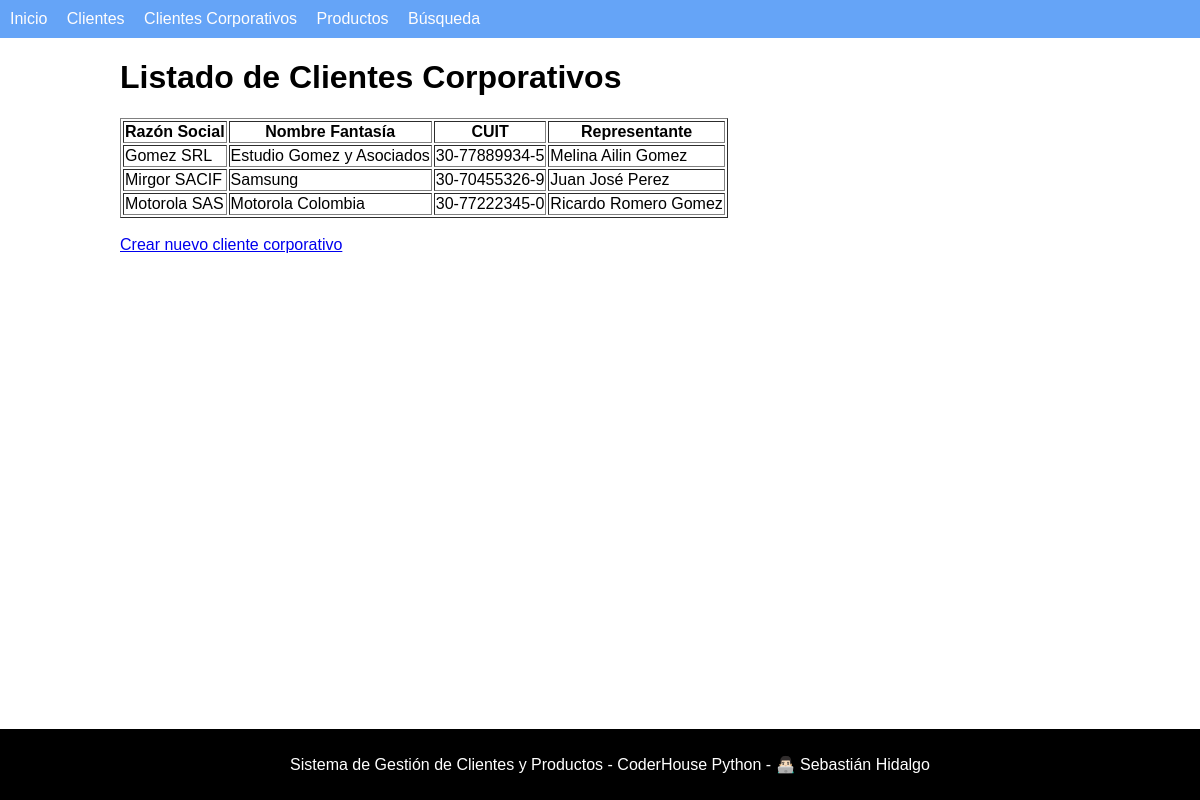
The page /clientes-corporativos/ on the database its author committed.
### clientes_app/models.py (models this page shows, shortened)
class ClienteCorporativo(models.Model):
    cliente = models.OneToOneField(Cliente, on_delete=models.CASCADE, primary_key=True)
    cuit = models.CharField(max_length=20)
    razon_social = models.CharField(max_length=100)
    nombre_fantasia = models.CharField(max_length=100)
    class Meta:
        verbose_name = "Cliente Corporativo"
        verbose_name_plural = "Clientes Corporativos"
        ordering = ["razon_social"]

class Cliente(models.Model):
    id = models.UUIDField(primary_key=True, default=uuid.uuid4, editable=False)
    nombre = models.CharField(max_length=100)
    apellido = models.CharField(max_length=100)
    documento = models.CharField(max_length=20)
    domicilio = models.CharField(max_length=200)
    telefono = models.CharField(max_length=20)
    tipo = models.CharField(max_length=50, default="Consumidor Final")
    fecha_registro = models.DateTimeField(auto_now_add=True)
    class Meta:
        verbose_name = "Cliente"
        verbose_name_plural = "Clientes"
        ordering = ["apellido", "nombre"]

### clientes_app/views.py (the view)
# urls.py: path('clientes-corporativos/', views.ClienteCorporativoListView.as_view(), name='cliente-corporativo-list'),
class ClienteCorporativoListView(ListView):
    model = ClienteCorporativo
    template_name = 'clientes_app/cliente_corporativo_list.html'
    context_object_name = 'clientes_corporativos'

### templates/clientes_app/cliente_corporativo_list.html (shortened to what this page needs)
{% extends 'base.html' %}
{% block header %}Listado de Clientes Corporativos{% endblock %}
{% block content %}
    {% if clientes_corporativos %}
        <table border="1">
            <thead>
                <tr>
                    <th>Razón Social</th>
                    <th>Nombre Fantasía</th>
                    <th>CUIT</th>
                    <th>Representante</th>
                </tr>
            </thead>
            <tbody>
                {% for cliente_corp in clientes_corporativos %}
                <tr>
                    <td>{{ cliente_corp.razon_social }}</td>
                    <td>{{ cliente_corp.nombre_fantasia }}</td>
                    <td>{{ cliente_corp.cuit }}</td>
                    <td>{{ cliente_corp.cliente.nombre }} {{ cliente_corp.cliente.apellido }}</td>
                </tr>
                {% endfor %}
            </tbody>
        </table>
    {% else %}
        <p>No hay clientes corporativos registrados.</p>
    {% endif %}
    <br>
    <a href="{% url 'clientes_app:cliente-corporativo-create' %}">Crear nuevo cliente corporativo</a>
{% endblock %}

### templates/base.html (shortened to what this page needs)
<!DOCTYPE html>
<html lang="es">
<head>
</head>
<body>
    <nav>
        <a href="{% url 'clientes_app:index' %}">Inicio</a>
        <a href="{% url 'clientes_app:cliente-list' %}">Clientes</a>
        <a href="{% url 'clientes_app:cliente-corporativo-list' %}">Clientes Corporativos</a>
        <a href="{% url 'clientes_app:producto-list' %}">Productos</a>
        <a href="{% url 'clientes_app:buscar-producto' %}">Búsqueda</a>
    </nav>
    <div class="container">
        <h1>{% block header %}{% endblock %}</h1>
        {% block content %}{% endblock %}
    </div>
    <footer>
        <p>Sistema de Gestión de Clientes y Productos - CoderHouse Python - 👨🏻‍💻 Sebastián Hidalgo</p>
    </footer>
</body>
</html>

### templates/base.html (style rules this page uses)
body { font-family: Arial, sans-serif; margin: 0; padding: 0; }
nav { background-color: #3c8cf5c9; padding: 10px; }
nav a { color: rgb(255, 253, 253); margin-right: 15px; text-decoration: none; }
.container { width: 80%; margin: 20px auto; }
footer { background-color: #000000; color: #ffffff; padding: 10px; text-align: center; position: fixed; bottom: 0; width: 100%; }

### rows shown on the page
ClienteCorporativo: razon_social "Gomez SRL", nombre_fantasia "Estudio Gomez y Asociados", cuit "30-77889934-5", cliente.nombre "Melina Ailin", cliente.apellido "Gomez"
ClienteCorporativo: razon_social "Mirgor SACIF", nombre_fantasia "Samsung", cuit "30-70455326-9", cliente.nombre "Juan José", cliente.apellido "Perez"
ClienteCorporativo: razon_social "Motorola SAS", nombre_fantasia "Motorola Colombia", cuit "30-77222345-0", cliente.nombre "Ricardo", cliente.apellido "Romero Gomez"
